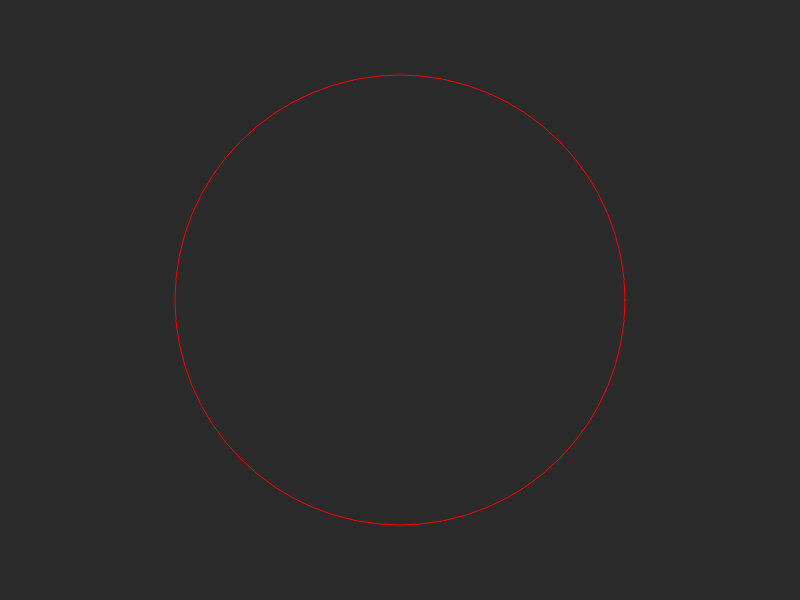
Frame 1 (no input)
Frame 60 (no input): identical to frame 1, image omitted
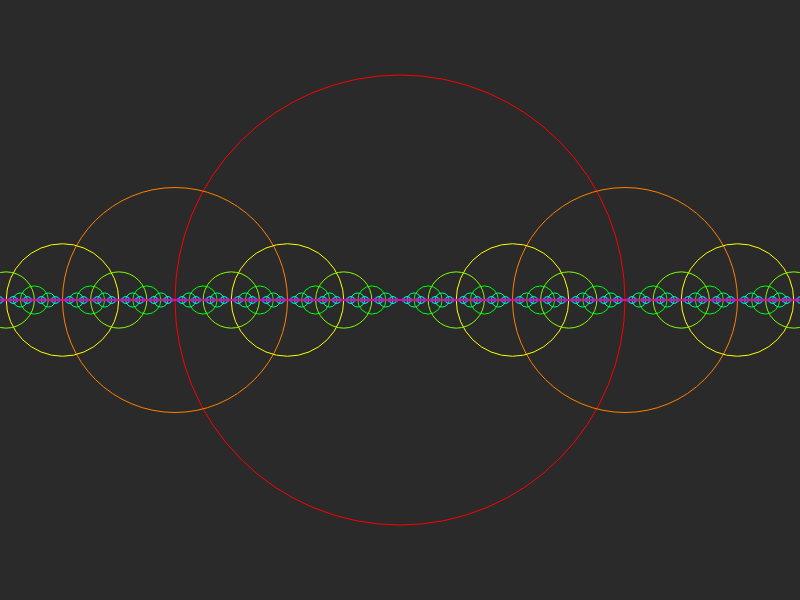
Frame 120 (the mouse pressed at the canvas centre since frame 60)

The p5.js sketch that drew these frames (run headless with seeded random() and noise() and a simulated clock; from frame 60 on, the mouse is pressed at the canvas centre):

// p5.js sketch
// ── sketch.js
const MAX_DEPTH = 12

function setup() {
  createCanvas(800, 600)

  colorMode(HSB)
  noFill()
}

function draw() {
  background(0, 0, 42/255*100)

  mouseX = constrain(mouseX, 0, width);
  mouseY = constrain(mouseY, 0, height);

  drawCircle(width/2, height/2, height * 0.75)
}

function drawCircle(x, y, d, depth = 0) {
  if (depth >= MAX_DEPTH) {
    return
  }

  stroke(map(depth, 0, MAX_DEPTH, 0, 360), 100, 100)

  circle(x, y, d)

  const offset = map(mouseX, 0, width, 0, d)
  const scale = map(mouseY, 0, height, 0, d)

  drawCircle(x - offset, y, scale, depth + 1)
  drawCircle(x + offset, y, scale, depth + 1)
}
